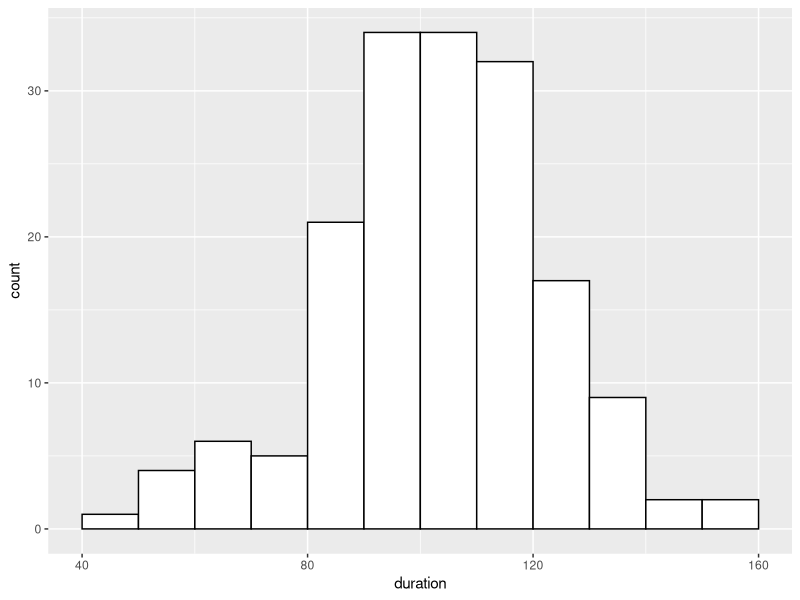
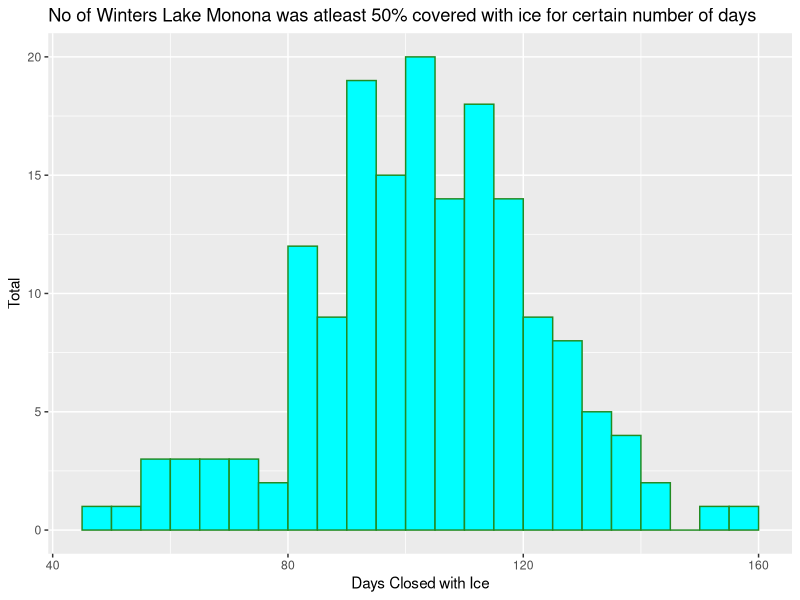
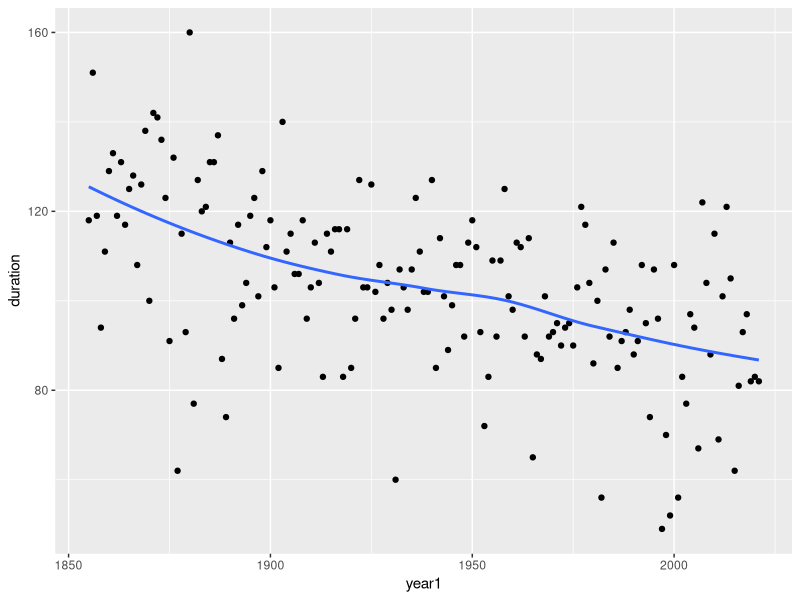
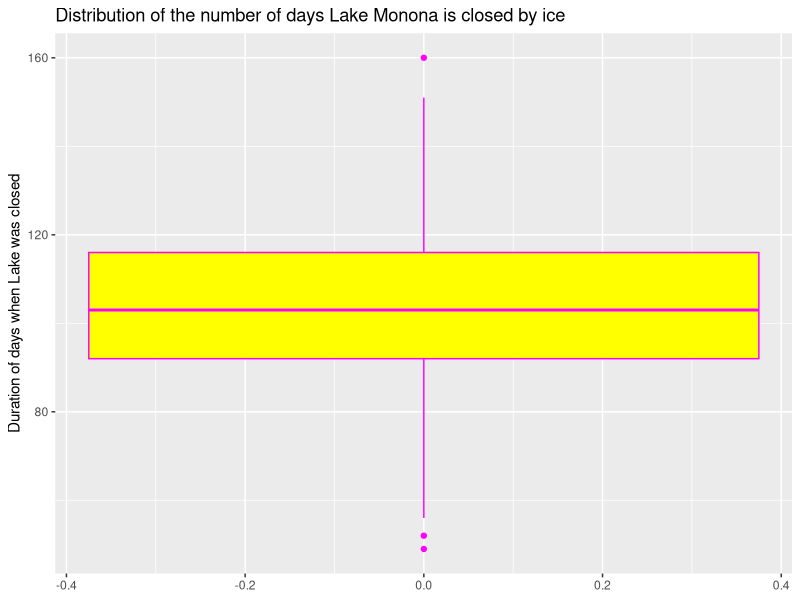
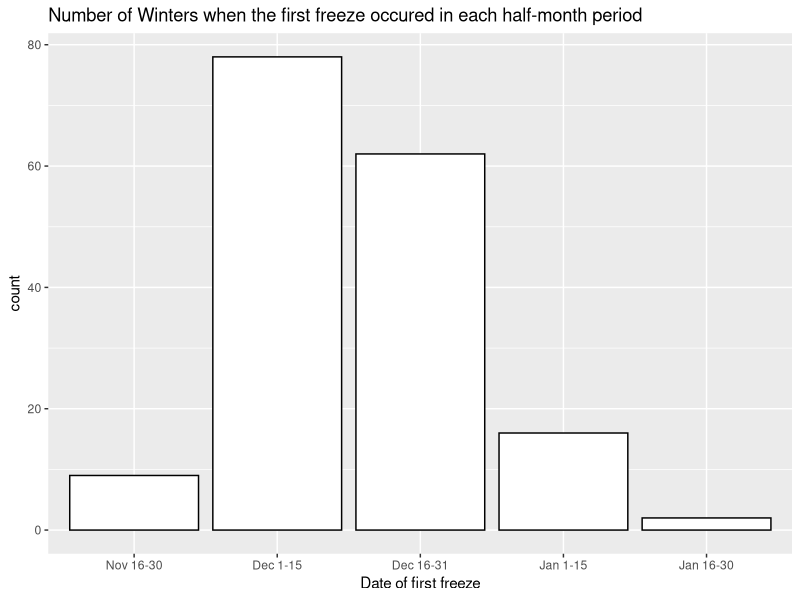
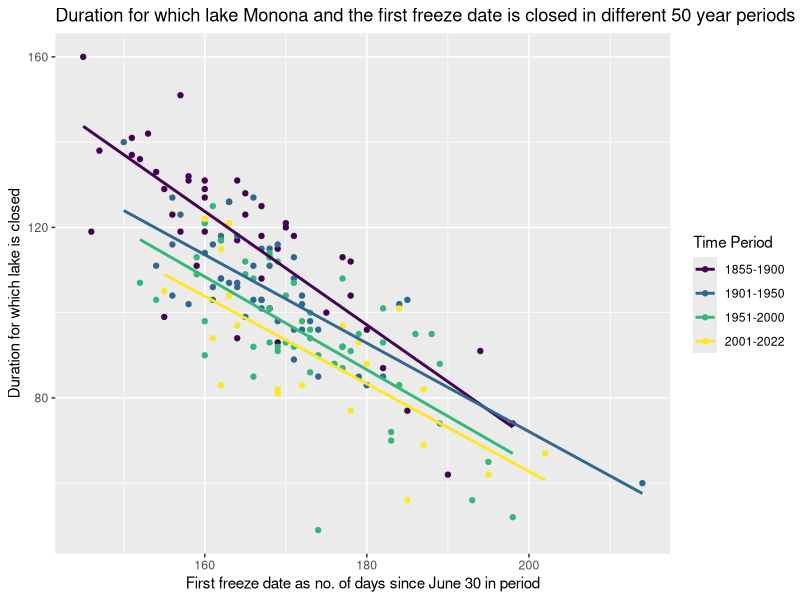
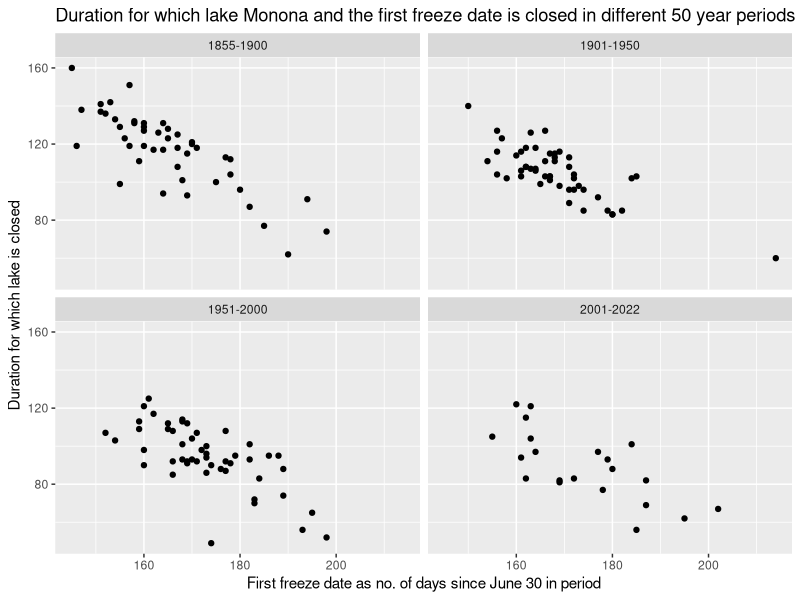

Generate these figures, in order, with R:
## ---- chunk 1
knitr::opts_chunk$set(echo = TRUE, message=FALSE, error = TRUE,
                      fig.height = 4)
library(tidyverse)
library(lubridate)
library(viridisLite)
## ---- chunk 2
## The echo = FALSE argument to this chunk
##   means that the code will not appear in the output
##   but the code will run so that the data is in the session

## Read Lake Monona data
## Change the order of ff_cat from alphabetical to calendar order
## We will see code like this during week 3 of the course
monona = read_csv("../../data/lake-monona-winters-2022.csv") %>% 
  mutate(ff_cat = reorder(ff_cat, ff_x))
## ---- chunk 3
ggplot(monona, aes(x=duration)) +
  geom_histogram(boundary = 0, binwidth = 10,
                 color = "black", fill = "white")
## ---- chunk 4
ggplot(monona, aes(x = duration)) +
  geom_histogram(boundary = 70, binwidth = 5, 
                 fill = "cyan", 
                 color = "forestgreen") + 
    ggtitle("No of Winters Lake Monona was atleast 50% covered with ice for certain number of days") +
  xlab("Days Closed with Ice") + 
  ylab("Total") 
## ---- chunk 5
ggplot(monona, aes(x = year1, y = duration)) +
  geom_point() +
  geom_smooth(se=FALSE)
## ---- chunk 6
ggplot(monona, aes(y=duration)) + 
  geom_boxplot(fill = "yellow",
               color = "magenta") + 
  ylab("Duration of days when Lake was closed") + 
  ggtitle("Distribution of the number of days Lake Monona is closed by ice")
## ---- chunk 7
ggplot(monona, aes(x = ff_cat)) +
  geom_bar(fill = "white", color = "black") + 
  xlab("Date of first freeze") + 
  ggtitle("Number of Winters when the first freeze occured in each half-month period")

## ---- chunk 8
ggplot(monona, aes(x = ff_x, y = duration, color = period50)) +
  geom_point() +
  geom_smooth(se = FALSE, method = "lm") +
  scale_color_viridis_d() +
  xlab("First freeze date as no. of days since June 30 in period") +
  ylab("Duration for which lake is closed") +
  ggtitle("Duration for which lake Monona and the first freeze date is closed in different 50 year periods") +
  guides(color = guide_legend("Time Period"))
## ---- chunk 9
ggplot(monona, aes(x=ff_x, y=duration)) +
  geom_point() + 
  facet_wrap(vars(period50)) +
  xlab("First freeze date as no. of days since June 30 in period") +
  ylab("Duration for which lake is closed") +
  ggtitle("Duration for which lake Monona and the first freeze date is closed in different 50 year periods")

